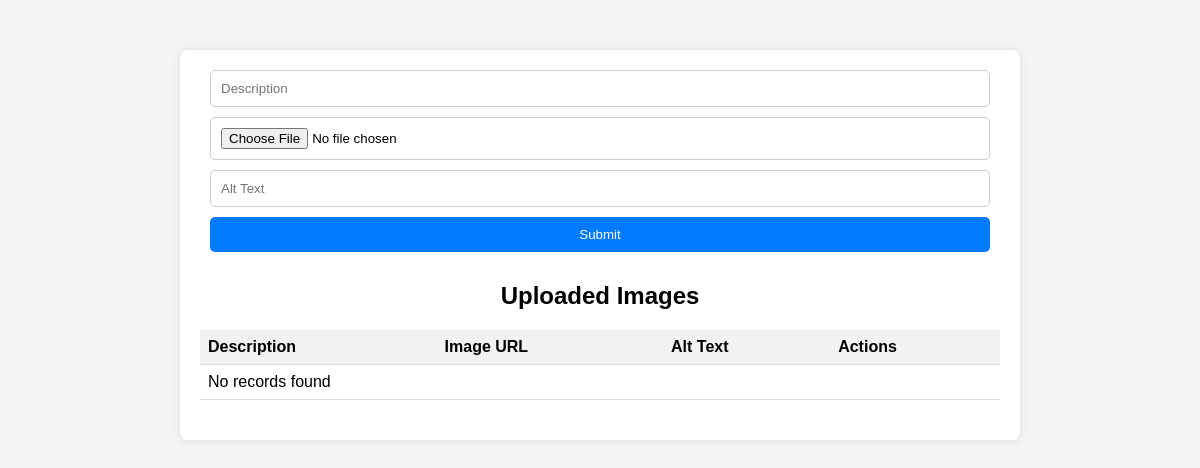
The page /admin/html/section1.php on the database as committed earlier.
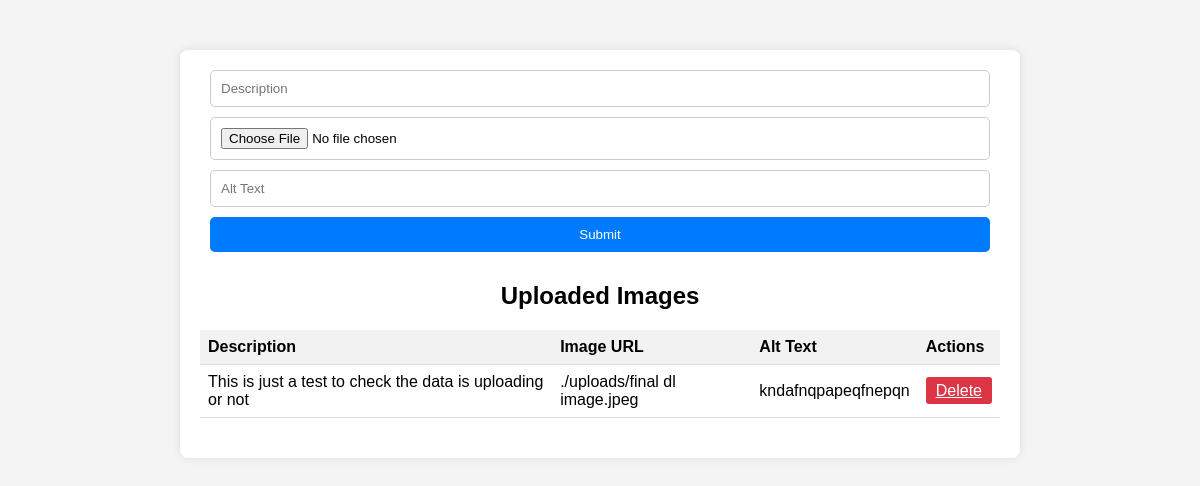
The same page on the database as committed later.
### tables this page shows
CREATE TABLE IF NOT EXISTS `section1_content` (
  `id` int(11) NOT NULL AUTO_INCREMENT,
  `description` text NOT NULL,
  `image_url` varchar(255) NOT NULL,
  `alt_text` varchar(255) NOT NULL,
  `created` datetime NOT NULL DEFAULT current_timestamp(),
  PRIMARY KEY (`id`)
);

### admin/html/section1.php (the view, shortened to what this page needs)
<!DOCTYPE html>
<html lang="en">
<head>
</head>
<body>
<div class="container">
    <form action="section1Process.php" method="POST" enctype="multipart/form-data">
      <input type="text" name="description" placeholder="Description">
      <input type="file" name="image" id="image" required accept="image/*">
      <input type="text" name="alt_text" placeholder="Alt Text">
      <input type="submit" name="submit" class="btn">
    </form>
        <h2>Uploaded Images</h2>
        <table>
            <tr>
                <th>Description</th>
                <th>Image URL</th>
                <th>Alt Text</th>
                <th>Actions</th>
            </tr>
            <?php
            include './conn.php';
            $sql = "SELECT id, description, image_url, alt_text FROM section1_content";
            $result = mysqli_query($conn, $sql);
            if (mysqli_num_rows($result) > 0) {
                while ($row = mysqli_fetch_assoc($result)) {
                    echo "<tr>";
                    echo "<td>" . $row["description"] . "</td>";
                    echo "<td>" . $row["image_url"] . "</td>";
                    echo "<td>" . $row["alt_text"] . "</td>";
                    echo "<td>";
                    echo "<a href='section1Process.php?delete=" . $row['id'] . "' class='btn-delete'>Delete</a>";
                    echo "</td>";
                    echo "</tr>";
                }
            } else {
                echo "<tr><td colspan='4'>No records found</td></tr>";
            }
            ?>
        </table>
    </div>
</body>
</html>

Rows that differ between the two databases and show on the page:
added section1_content: description "This is just a test to check the data is uploading or not", image_url "./uploads/final dl image.jpeg", alt_text "kndafnqpapeqfnepqn"
Other text that changed with them:
text no longer shown: "No records found"
